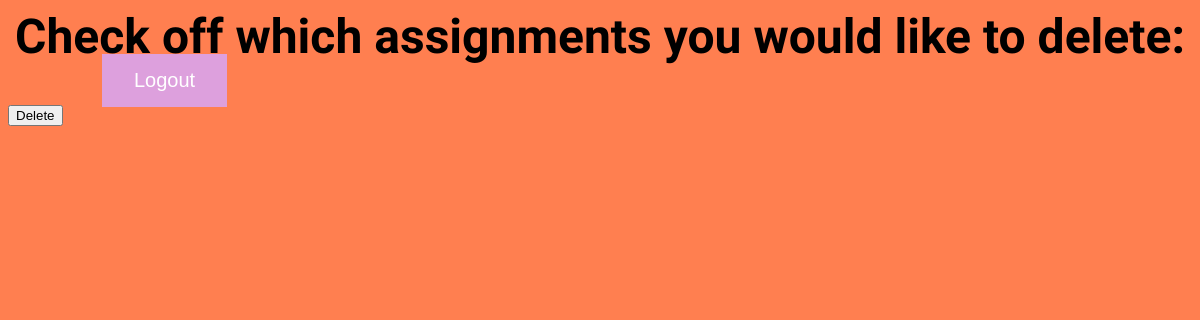
/scheduler/edit/assignments (signed in), run on an earlier commit of the app's database.
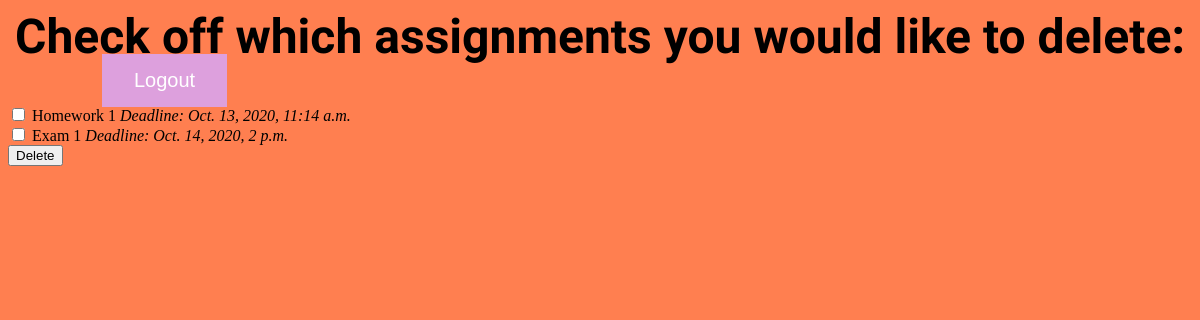
And on a later commit of the database.
### scheduler/models.py (models this page shows)
class Assignment(models.Model):
    user = models.ForeignKey(User, on_delete=models.CASCADE, null=True)
    course = models.ForeignKey(Course, on_delete=models.CASCADE)
    Homework = 'HW'
    Quiz = 'QZ'
    Exam = 'EX'
    Assignment_Type_Choices = [
        (Homework, 'Homework'),
        (Quiz, 'Quiz'),
        (Exam, 'Exam'),
    ]
    assignment_type = models.CharField(
        max_length=2,
        choices=Assignment_Type_Choices,
        default=Homework,
    )
    assignment_name = models.CharField(max_length=25, blank=True)
    deadline = models.DateTimeField()
    time_to_complete_estimate = models.FloatField(default = 1.0)
    scheduled = models.BooleanField(default=False)

### scheduler/views.py (the view)
# urls.py: path('edit/assignments', views.edit_assignments, name = 'edit_assignments'),
@login_required(login_url='/scheduler/')
def edit_assignments(request):
    today = datetime.today()
    context = {'assignment_list': request.user.assignment_set.filter(deadline__gte=today).order_by('deadline'),}
    return render(request, 'scheduler/edit/assignments.html', context)

### scheduler/templates/scheduler/edit/assignments.html (shortened to what this page needs)
{% load static %}
<link rel="stylesheet" type="text/css" href="{% static 'scheduler/style.css' %}">
<form action="{% url 'delete_assignments' %}" method="post">
<h2>Check off which assignments you would like to delete:</h2>
{% for assignment in assignment_list %}
<input type=checkbox id='assignment{{forloop.counter}}' name='assignment{{forloop.counter}}' value='{{assignment.id}}'>
<label for='assignment{{forloop.counter}}'>{{assignment.assignment_name}} <em>Deadline: {{assignment.deadline}}</em><br>
{% endfor %}
<input type="submit" value="Delete">
</form>
{% if user.is_authenticated %}
<a href="#" onClick="document.getElementById('logoutform').submit()"><button type="button" style="position: absolute;left: 100px;top: 50px;
background-color: #DDA0DD;
border: none;
color: white;
padding: 15px 32px;
text-align: center;
text-decoration: none;
display: inline-block;
font-size: 20px;
margin: 4px 2px;
cursor: pointer;">Logout</button></a>
{% endif %}

What changed in the data, as far as the page shows it:
added Assignment: assignment_name "Homework 1", deadline "Oct. 13, 2020, 11:14 a.m."
added Assignment: assignment_name "Exam 1", deadline "Oct. 14, 2020, 2 p.m."
